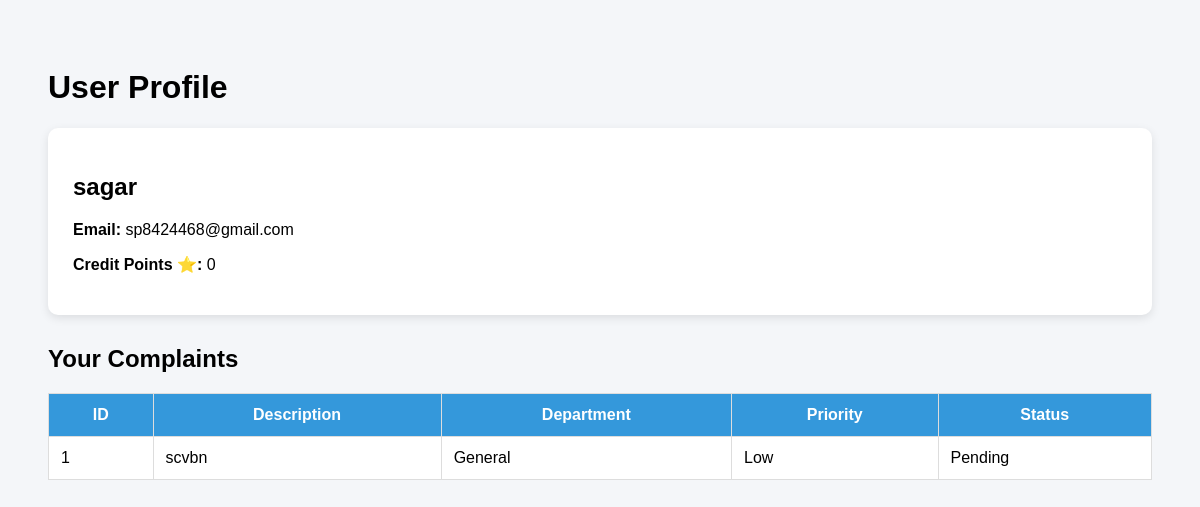
The app's page /profile (signed in) with its own data.
### models.py (models this page shows)
class User(db.Model):
    id = db.Column(db.Integer, primary_key=True)
    name = db.Column(db.String(100))
    email = db.Column(db.String(100), unique=True)
    password = db.Column(db.String(100))
    credit_points = db.Column(db.Integer, default=0)

class Complaint(db.Model):
    id = db.Column(db.Integer, primary_key=True)
    user_id = db.Column(db.Integer)
    description = db.Column(db.Text)
    category = db.Column(db.String(100))
    department = db.Column(db.String(100))
    priority = db.Column(db.String(50))
    latitude = db.Column(db.String(50))
    longitude = db.Column(db.String(50))
    photo = db.Column(db.String(200))
    status = db.Column(db.String(50))

### app.py (the view)
@app.route("/profile")
def profile():
    if "user_id" not in session:
        return redirect("/login")
    user = User.query.get(session["user_id"])
    user_complaints = Complaint.query.filter_by(
        user_id=session["user_id"]
    ).all()
    return render_template(
        "profile.html",
        user=user,
        complaints=user_complaints
    )

### templates/profile.html (shortened to what this page needs)
<!DOCTYPE html>
<html>
<head>
</head>
<body>
<h1>User Profile</h1>
<div class="profile-card">
<h2>{{ user.name }}</h2>
<p><b>Email:</b> {{ user.email }}</p>
<p><b>Credit Points ⭐:</b> {{ user.credit_points }}</p>
</div>
<h2>Your Complaints</h2>
<table>
<tr>
<th>ID</th>
<th>Description</th>
<th>Department</th>
<th>Priority</th>
<th>Status</th>
</tr>
{% for c in complaints %}
<tr>
<td>{{ c.id }}</td>
<td>{{ c.description }}</td>
<td>{{ c.department }}</td>
<td>{{ c.priority }}</td>
<td>{{ c.status }}</td>
</tr>
{% endfor %}
</table>
</body>
</html>

### templates/profile.html (style rules this page uses)
body { font-family:Arial; background:#f4f6f9; padding:40px; }
.profile-card { background:white; padding:25px; border-radius:10px; box-shadow:0 3px 10px rgba(0,0,0,0.1); margin-bottom:30px; }
table { width:100%; border-collapse:collapse; background:white; }
th,td { padding:12px; border:1px solid #ddd; }
th { background:#3498db; color:white; }

### records on screen
User: name "sagar", email "sp8424468@gmail.com", credit_points "0"
Complaint: id "1", description "scvbn", department "General", priority "Low", status "Pending"
